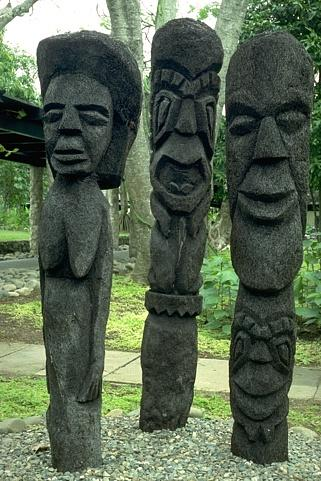
%> input picture Project3/statue.jpg, 321 x 481 px
$ octave stitching_draft.m   (GNU Octave 9; MATLAB toolbox functions it lacks are replaced by stand-ins)
%> lines starting %> are read from the running program, lines starting %| are printed output that depends on the picture
%% This script implements the anms part of feature matching

% take in the image
I = im2double(imread('statue.jpg'));
I_gray = rgb2gray(I);
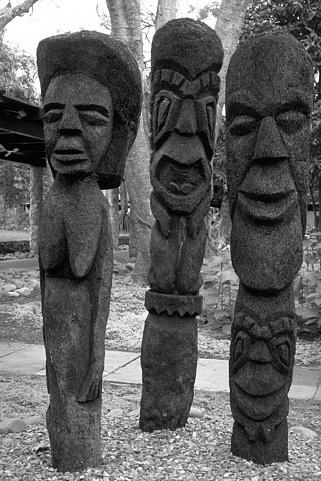
%> I_gray: size 481x321 double; min 0, max 1, mean 0.375
[numR, numC] = size(I_gray);
%> numR = 481; numC = 321
C_mag = cornermetric(I_gray);
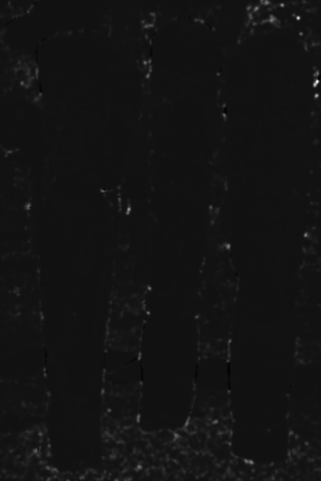
%> C_mag: size 481x321 double; min -0.00305, max 0.0404, mean 0.000327; drawn with min black and max white
C = imadjust(C_mag);
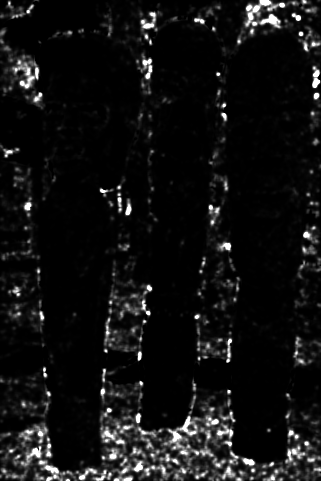
%> C: size 481x321 double; min 0, max 1, mean 0.0705
C = imregionalmax(C);
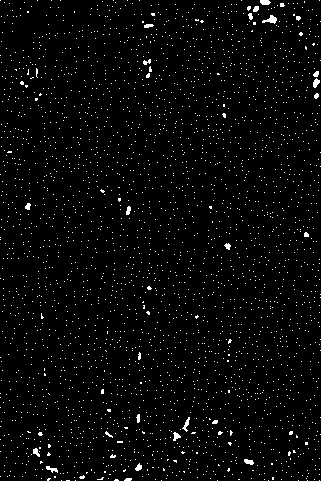
%> C: size 481x321 logical; 2.6% white in thin lines or dots

%  params
NUM_PTS_REQD = round(0.35.*length(find(C)));
%> NUM_PTS_REQD = 1421
show_ANMS = 1;

% for every pixel, calc minR
minR_mat = 0.*ones(size(C,1), size(C,2));

%
potCorners_idx = find(C);
%> potCorners_idx = 4060 values from 1 to 154355
potCorners_mag = C_mag(potCorners_idx);
%> potCorners_mag = 4060 values, max 0.0404 at index 4000, min 5.25e-14 at index 746, mean 0.00315

% init radius tracker aray
radius_tracker = -1.*ones(length(potCorners_idx),2);
radius_tracker(:,1) = potCorners_idx;

% stupid for loop for ANMS
for iterANMS  = 1 : length(potCorners_idx)

    current_idx = potCorners_idx(iterANMS);
    current_idx_mag = C(current_idx);

    % subtract this from the list of all the other values
    diff_ = current_idx_mag./potCorners_mag;

    % take those points that satisy the `robustify' criteria
    robust_idx = potCorners_idx(diff_ >= 0.9);

    % with each of these points, calculate the distance from current_idx
    robust_cartesian = ind2sub([numR, numC], robust_idx);
    current_cartesian = ind2sub([numR, numC], current_idx);
    dist_measure = pdist2(current_cartesian,robust_cartesian);
    sorted_dist_measure = sort(dist_measure);

    % fill in radius_tracker
    radius_tracker(iterANMS,:) = [current_idx, sorted_dist_measure(2)];


end
%> this loop made 4060 passes
%> (current_idx, current_cartesian) on passes 1 to 3: (1, 1), (56, 56), (175, 175)

% take the top NUM_PTS_REQD from the radius_tracker
%> (the run ends here)
